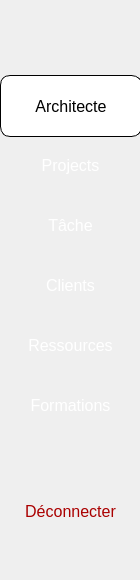
    <widget class="QWidget" name="widget_2" native="true">
     <property name="geometry">
      <rect>
       <x>0</x>
       <y>0</y>
       <width>140</width>
       <height>580</height>
      </rect>
     </property>
     <property name="styleSheet">
      <string notr="true">/* Style général du QGroupBox */
QWidget { 
    border: none; /* Supprime le cadre du groupe */
    background-color: qlineargradient(spread:pad, x1:0, y1:0, x2:0, y2:1, 
        stop:0 rgba(34, 32, 82, 255), 
        stop:1 rgba(0, 0, 0, 255)); /* Dégradé */
    border-radius: 10px; /* Coins arrondis */
    padding: 10px; /* Espace intérieur */
}

/* Style des boutons */
QPushButton {
    background-color: transparent; /* Fond transparent par défaut */
    color: white; /* Texte blanc */
    border: none;
    padding: 10px;
    font-size: 16px;
    min-width: 120px; /* Largeur minimale du bouton */
    min-height: 40px; /* Hauteur minimale du bouton */
}

/* Effet au survol */
QPushButton:hover {
    background-color: rgba(255, 255, 255, 0.1); /* Léger fond blanc transparent au survol */
}

/* Effet quand le bouton est pressé */
QPushButton:pressed {
    background-color: white; /* Fond blanc */
    color: black; /* Texte noir */
}

/* Quand le bouton est coché, il reste en blanc */
QPushButton:checked {
    background-color: white; /* Fond blanc après clic */
    color: black; /* Texte noir après clic */
}

/* Style du QLabel */
QLabel {
    color: white; /* Texte en blanc */
    font-family: Arial, sans-serif; /* Police Arial */
    font-size: 16px; /* Taille de la police */
    font-weight: bold; /* Police en gras */
    padding: 5px; /* Espace autour du texte */
}
QPushButton#architecte {
    qproperty-icon: url(C:/Users/Admin/Desktop/projet/images/engineer.png);
    qproperty-iconSize: 24px 24px;
}

QPushButton#projet {
    qproperty-icon: url(C:/Users/Admin/Desktop/projet/images/dossier.png);
    qproperty-iconSize: 24px 24px;
}

QPushButton#tache {
    qproperty-icon: url(C:/Users/Admin/Desktop/projet/images/taches.png);
    qproperty-iconSize: 24px 24px;
}

QPushButton#client {
    qproperty-icon:url(C:/Users/Admin/Desktop/projet/images/user.png);
    qproperty-iconSize: 24px 24px;
}

QPushButton#formations {
    qproperty-icon:url(C:/Users/Admin/Desktop/projet/images/learning.png);
  qproperty-iconSize: 24px 24px;
}
QPushButton#ressources {
    qproperty-icon:url(C:/Users/Admin/Desktop/projet/images/loan.png);
  qproperty-iconSize: 24px 24px;
}

QPushButton#deconnecter {
    qproperty-icon:url(C:/Users/Admin/Desktop/projet/images/deconnexion.png);
  qproperty-iconSize: 24px 24px;
}
QPushButton#logo {
    qproperty-icon: url(C:/Users/Admin/Desktop/projet/images/logo.png);
    qproperty-iconSize: 70px 70px; /* Taille augmentée */
}



</string>
     </property>
     <widget class="QPushButton" name="projet">
      <property name="geometry">
       <rect>
        <x>0</x>
        <y>135</y>
        <width>141</width>
        <height>60</height>
       </rect>
      </property>
      <property name="text">
       <string>Projects</string>
      </property>
     </widget>
     <widget class="QPushButton" name="client">
      <property name="geometry">
       <rect>
        <x>0</x>
        <y>255</y>
        <width>141</width>
        <height>60</height>
       </rect>
      </property>
      <property name="text">
       <string>Clients</string>
      </property>
     </widget>
     <widget class="QPushButton" name="ressources">
      <property name="geometry">
       <rect>
        <x>0</x>
        <y>315</y>
        <width>141</width>
        <height>60</height>
       </rect>
      </property>
      <property name="text">
       <string>Ressources</string>
      </property>
     </widget>
     <widget class="QPushButton" name="formations">
      <property name="geometry">
       <rect>
        <x>0</x>
        <y>375</y>
        <width>141</width>
        <height>60</height>
       </rect>
      </property>
      <property name="text">
       <string>Formations</string>
      </property>
     </widget>
     <widget class="QPushButton" name="tache">
      <property name="geometry">
       <rect>
        <x>0</x>
        <y>195</y>
        <width>141</width>
        <height>60</height>
       </rect>
      </property>
      <property name="text">
       <string>Tâche</string>
      </property>
     </widget>
     <widget class="QPushButton" name="architecte">
      <property name="geometry">
       <rect>
        <x>0</x>
        <y>75</y>
        <width>142</width>
        <height>62</height>
       </rect>
      </property>
      <property name="styleSheet">
       <string notr="true">QPushButton {
    background-color:  #ffffff;

    color: black;  /* Définir la couleur du texte en noir */
    border: 1px solid black;  /* Optionnel : pour ajouter une bordure noire */
}
</string>
      </property>
      <property name="text">
       <string>Architecte</string>
      </property>
     </widget>
     <widget class="QPushButton" name="deconnecter">
      <property name="geometry">
       <rect>
        <x>0</x>
        <y>480</y>
        <width>141</width>
        <height>62</height>
       </rect>
      </property>
      <property name="styleSheet">
       <string notr="true">color:rgb(170, 0, 0)</string>
      </property>
      <property name="text">
       <string>Déconnecter</string>
      </property>
     </widget>
     <widget class="QPushButton" name="logo">
      <property name="geometry">
       <rect>
        <x>0</x>
        <y>10</y>
        <width>140</width>
        <height>60</height>
       </rect>
      </property>
      <property name="styleSheet">
       <string notr="true">QPushButton#logo {
    qproperty-icon: url(C:/Users/Admin/Desktop/projet/images/logo.png);
    qproperty-iconSize: 70px 70px; /* Taille augmentée */
    background-color: transparent; /* Fond transparent */
    border: none; /* Supprime la bordure */
}

/* Pas d'effet au survol */
QPushButton#logo:hover {
    background-color: transparent;
}

/* Pas d'effet au clic */
QPushButton#logo:pressed {
    background-color: transparent;
}
</string>
      </property>
      <property name="text">
       <string/>
      </property>
     </widget>
    </widget>
